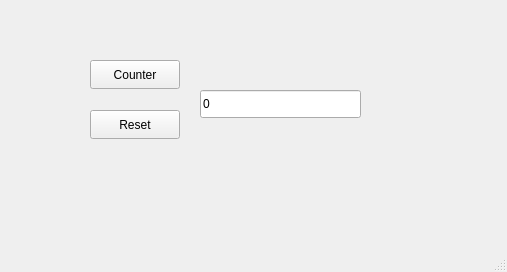
<?xml version="1.0" encoding="UTF-8"?>
<ui version="4.0">
 <class>MainWindow</class>
 <widget class="QMainWindow" name="MainWindow">
  <property name="geometry">
   <rect>
    <x>0</x>
    <y>0</y>
    <width>507</width>
    <height>272</height>
   </rect>
  </property>
  <property name="windowTitle">
   <string>Viikkotehtava counter</string>
  </property>
  <widget class="QWidget" name="centralwidget">
   <widget class="QPushButton" name="countButton">
    <property name="geometry">
     <rect>
      <x>90</x>
      <y>60</y>
      <width>90</width>
      <height>29</height>
     </rect>
    </property>
    <property name="text">
     <string>Counter</string>
    </property>
   </widget>
   <widget class="QPushButton" name="resetButton">
    <property name="geometry">
     <rect>
      <x>90</x>
      <y>110</y>
      <width>90</width>
      <height>29</height>
     </rect>
    </property>
    <property name="text">
     <string>Reset</string>
    </property>
   </widget>
   <widget class="QLineEdit" name="countEdit">
    <property name="geometry">
     <rect>
      <x>200</x>
      <y>90</y>
      <width>161</width>
      <height>28</height>
     </rect>
    </property>
    <property name="text">
     <string>0</string>
    </property>
   </widget>
  </widget>
  <widget class="QMenuBar" name="menubar">
   <property name="geometry">
    <rect>
     <x>0</x>
     <y>0</y>
     <width>507</width>
     <height>25</height>
    </rect>
   </property>
  </widget>
  <widget class="QStatusBar" name="statusbar"/>
 </widget>
 <resources/>
 <connections/>
</ui>
